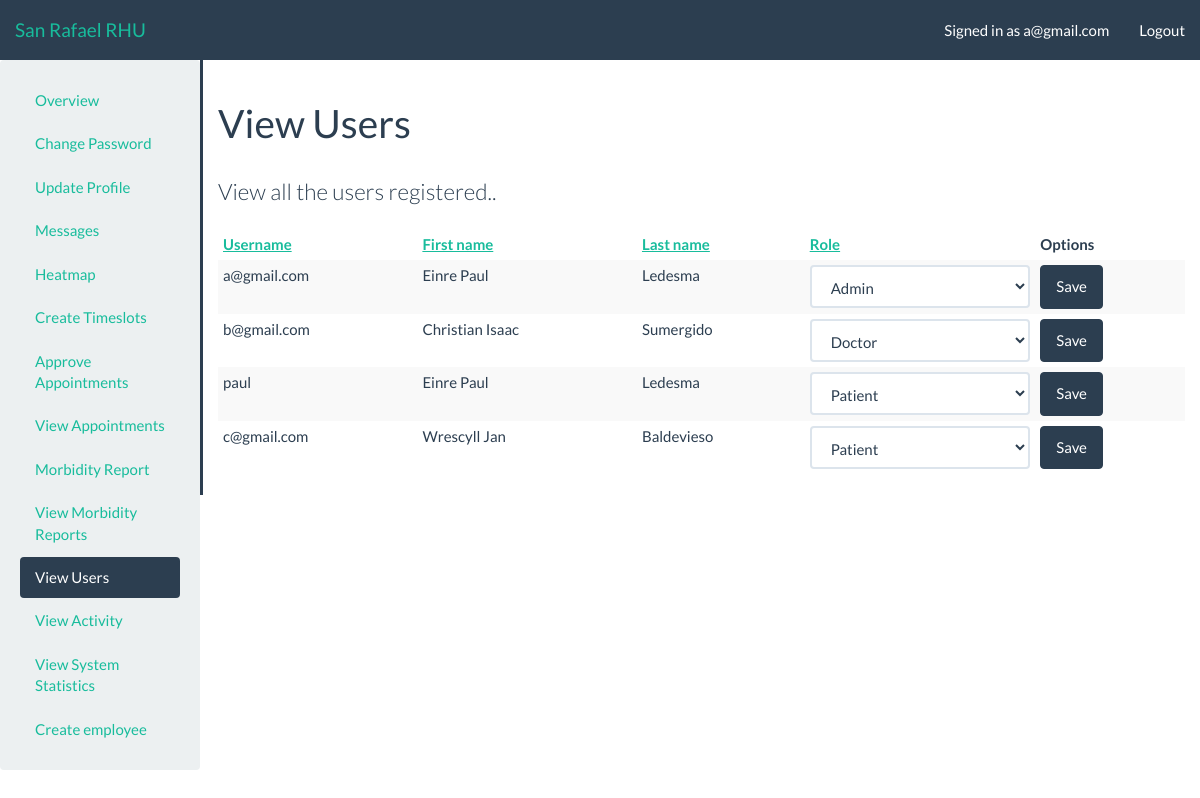
/admin_profile/admin/users/ (signed in), run on the app's committed database.
### RHU/models.py (models this page shows, shortened)
class Account(models.Model):
    ACCOUNT_UNKNOWN = 0
    ACCOUNT_PATIENT = 10
    ACCOUNT_DOCTOR = 20
    ACCOUNT_ADMIN = 30
    ACCOUNT_TYPES = (
        (ACCOUNT_UNKNOWN, "Unknown"),
        (ACCOUNT_PATIENT, "Patient"),
        (ACCOUNT_DOCTOR, "Doctor"),
        (ACCOUNT_ADMIN, "Admin"),
    )
    EMPLOYEE_TYPES = (
        (ACCOUNT_DOCTOR, "Doctor"),
        (ACCOUNT_ADMIN, "Admin"),
    )
    role = models.IntegerField(default = 0, choices = ACCOUNT_TYPES)
    profile = models.OneToOneField(Profile, on_delete=models.CASCADE)
    user = models.OneToOneField(User, on_delete=models.CASCADE)
    class Admin:
        list_display = (
            'role',
            'profile',
            'user'
        )

class Profile(models.Model):
    GENDER = (
        ('', '-----'),
        ('M', 'Male'),
        ('F', 'Female'),
    )
    firstname = models.CharField(blank=True, max_length=50)
    lastname = models.CharField(blank=True, max_length=50)
    sex = models.CharField(default=0, blank=True, max_length=1, choices=GENDER)
    birthday = models.DateField(default=date(1000, 1, 1))
    phone = models.CharField(blank=True, max_length=20)
    created = models.DateTimeField(auto_now_add=True)

### RHU/views_admin.py (the view, shortened to what this page needs)
# urls.py: path('admin_profile/admin/users/', views_admin.users_view, name='admin/users'),
def users_view(request):
    authentication_result = views.authentication_check(request, [Account.ACCOUNT_ADMIN])
    if authentication_result is not None: return authentication_result
    template_data = views.parse_session(request)
    if 'search' in request.GET:
        template_data['query'] = Account.objects.filer(profile__firstname__icontains=request.GET['search'])
    else:
        template_data['query'] = Account.objects.all().order_by('-role')
    return render(request, 'Thesis/admin/users.html', template_data)

### RHU/views.py (called while the page is built, shortened)
def authentication_check(request, required_roles=None, required_GET=None):
    if not request.user.is_authenticated:
        request.session['alert_danger'] = "You must be logged in to view that page."
        return HttpResponseRedirect('/')
    try:
        request.user.account
    except ObjectDoesNotExist:
        request.session['alert_danger'] = "Your account was not properly created, please try a different account."
        return HttpResponseRedirect('/logout')

def parse_session(request, template_data=None):
    if template_data is None:
        template_data = {}
    if request.session.has_key('alert_successs'):
        template_data['alert_success'] = request.session.get('alert_success')
        del request.session['alert_success']
    if request.session.has_key('alert_danger'):
        template_data['alert_danger'] = request.session.get('alert_danger')
        del request.session['alert_danger']
    return template_data

### templates/Thesis/admin/users.html (shortened to what this page needs)
{% extends "adminbase.html" %}
{% load app_filters %}
{% block sidebar_admin_users %}active{% endblock %}
{% block body_header %}View Users{% endblock %}
{% block body_block %}
    <p class="lead">View all the users registered..</p>
    <table class="table table-striped table-condensed">
        <thead>
            <th><a href="./?sort=username">Username</a></th>
            <th><a href="./?sort=firstname">First name</a></th>
            <th><a href="./?sort=lastname">Last name</a></th>
            <th><a href="./?sort=role">Role</a></th>
            <th>Options</th>
        </thead>
        {% for account in query %}
            <tr>
                <td>{{ account.user.username }}</td>
                <td>{{ account.profile.firstname }}</td>
                <td>{{ account.profile.lastname }}</td>
                <form action="./" method="post">{% csrf_token %}
                    <td>
                        <select class="form-control" name="role">
                            <option value="10" {% if account.role == 10 %}selected="selected"{% endif %}>Patient</option>
                            <option value="30" {% if account.role == 20 %}selected="selected"{% endif %}>Doctor</option>
                            <option value="40" {% if account.role == 30 %}selected="selected"{% endif %}>Admin</option>
                        </select>
                    </td>
                    <td>
                        <input class="btn btn-primary" type="submit" value="Save"/>
                    </td>
                </form>
            </tr>
        {% endfor %}
    </table>
{% endblock %}

### templates/adminbase.html (shortened to what this page needs)
<!DOCTYPE html>
{% load app_filters %}
{% load static %}
<html>
<head lang="en">
	<link rel='icon' type='image/x-icon' href="{% static 'images/San Rafael.png' %}">    <link rel="stylesheet" type="text/css" href="{% static 'css/flatly-bootstrap.min.css' %}"/>
    <link rel="stylesheet" type="text/css" href="{% static 'css/bootstrap-datetimepicker.min.css' %}"/>
    <link rel="stylesheet" type="text/css" href="{% static 'css/dashboard.css' %}"/>
</head>
<body>
    <nav class="navbar navbar-default navbar-static-top">
        <div class="container-fluid">
            <div class="navbar-header">
                <a class="navbar-brand" href="/">San Rafael RHU</a>
            </div>
            <div id="navbar" class="navbar-collapse collapse">
                <ul class="nav navbar-nav navbar-right">
                    <li>
                        <a {% if user.is_authenticated %}href="/admin_profile/">Signed in as {{ user.username }}{% else %}>Not signed in{% endif %}</a>
                    </li>
                    <li>
                        {% block nav_button %}<a href="/logout/">Logout</a>{% endblock %}
                    </li>
                </ul>
            </div>
        </div>
    </nav>
    <div class="container-fluid">
        <div class="row">
            {% if user.is_authenticated %}
                <div class="well col-sm-3 col-md-2">
                        <ul class="nav nav-pills nav-stacked">
                            {% if user.account.role >= 0 %}
                                <li class="{% block sidebar_profile %}{% endblock %}"><a href="/admin_profile/">Overview</a></li>
                                <li class="{% block sidebar_profile_password %}{% endblock %}"><a href="/admin_profile/password/">Change Password</a></li>
                                <li class="{% block sidebar_profile_update %}{% endblock %}"><a href="/admin_profile/update/">Update Profile</a></li>
                                <li class="{% block sidebar_message %}{% endblock %}"><a href="/admin_profile/message/list/">Messages</a></li>
                                <li class="{% block sidebar_heatmap %}{% endblock %}"><a href="/admin_profile/heatmap">Heatmap</a></li>
                            {% endif %}
                            {% if user.account.role == 30 %}
                                <li class="{% block sidebar_create_timeslots %}{% endblock %}"><a href="/admin_profile/timeslots/">Create Timeslots</a>
                                <li class="{% block sidebar_approve_appointment %}{% endblock %}"><a href="/admin_profile/appointment/approve/">Approve Appointments</a></li>
                                <li class="{% block sidebar_appointment_list %}{% endblock %}"><a href="/admin_profile/appointment/list/">View Appointments</a></li>
                                <li class="{% block sidebar_morbidity_report %}{% endblock %}"><a href="/report/">Morbidity Report</a></li>
                                <li class="{% block sidebar_list_morbidity_report %}{% endblock %}"><a href="/report/list">View Morbidity Reports</a></li>
                                <li class="{% block sidebar_admin_users %}{% endblock %}"><a href="/admin_profile/admin/users/">View Users</a></li>
                                <li class="{% block sidebar_admin_activity %}{% endblock %}"><a href="/admin_profile/admin/activity/">View Activity</a></li>
                                <li class="{% block sidebar_admin_statistic %}{% endblock %}"><a href="/admin_profile/admin/stats/">View System Statistics</a></li>
                                <li class="{% block sidebar_admin_createemployee %}{% endblock %}"><a href="/admin_profile/admin/createemployee/">Create employee</a></li>
                            {% endif %}
                        </ul>
                </div>
                <div class="col-sm-9 col-md-10 main">
            {% else %}
                <div class="well well-sm col-sm-offset-3 col-sm-6">
            {% endif %}
                <h1 class="page-header">{% block body_header %}{% endblock %}</h1>
                {% block body_block %}{% endblock %}
            </div>
        </div>
    </div>
</body>
</html>

### static/css/dashboard.css (style rules this page uses)
.navbar { margin-bottom: 0px; }
.main { border-top: 3px solid #2c3e50; }
@media (min-width: 768px) { .main { border-top: none; border-left: 3px solid #2c3e50; } }

### data on the page
Account: user.username "a@gmail.com", profile.firstname "Einre Paul", profile.lastname "Ledesma", role "Admin"
Account: user.username "b@gmail.com", profile.firstname "Christian Isaac", profile.lastname "Sumergido", role "Doctor"
Account: user.username "paul", profile.firstname "Einre Paul", profile.lastname "Ledesma", role "Patient"
Account: user.username "c@gmail.com", profile.firstname "Wrescyll Jan", profile.lastname "Baldevieso", role "Patient"

### other printed values
{{ user.username }} "a@gmail.com"
